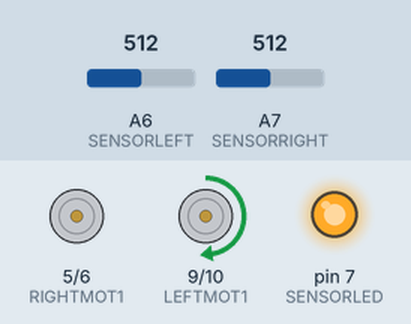
Recording of a sketch running on a simulated Arduino Nano, built with avr-gcc and run on an emulated ATmega328P. On the bench: motor-driver pin pairs drawn as motors (green arrow = first pin HIGH = forward, orange = second pin HIGH = backward, longer = more drive), output pins drawn as LEDs (lit = HIGH). The inputs (shaded band) are chosen by the test bench; at power-on: A6 (SENSORLEFT) = 512, A7 (SENSORRIGHT) = 512. What the sketch prints to the serial monitor is not drawn. At 0.3 s the program stops and its outputs stay as they are.

Above: at 0.1 s.
Timing chart, 0 to 1.6 s (numbered marks = the images above):
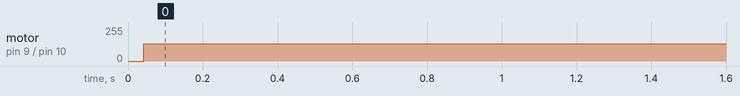

Measured:
- by itself, motor on pin 9 (LEFTMOT1) / pin 10 (LEFTMOT2): stopped → forward 128/255 at 0.04 s

The sketch:

linefollow_arexx.ino
```cpp
// definiere Limits für hell und dunkel; Histerese für Schwankung eventuell hilfreich
#define LIMITLL 145
#define LIMITLR 370
//#define LIMITGL 580
//#define LIMITGR 790

// Pins
#define SENSORLEFT A6
#define SENSORRIGHT A7
#define SENSORLED 7
#define ROTSENSORRIGHT 2
#define ROTSENSORLEFT 3
#define RIGHTMOT1 5
#define RIGHTMOT2 6
#define LEFTMOT1 9
#define LEFTMOT2 10

// motor power zwischen 128 und 255
int mp = 128;

// flags für Linie (schwarz) gefunden
int lineflag = 0;

int loopcounter = 0;

void setup() {
  // LED-für LS
  pinMode(SENSORLED, OUTPUT);
  digitalWrite(SENSORLED, HIGH);

  // Fototransistoren für LS
  pinMode(SENSORLEFT, INPUT);
  pinMode(SENSORRIGHT, INPUT);

  // Motorpins rechts
  pinMode(RIGHTMOT1, OUTPUT);
  pinMode(RIGHTMOT2, OUTPUT);
  // Motorpins links
  pinMode(LEFTMOT1, OUTPUT);
  pinMode(LEFTMOT2, OUTPUT);

  //rotation sensor right
  pinMode(ROTSENSORRIGHT, INPUT);
  //rotation sensor left
  pinMode(ROTSENSORLEFT, INPUT);

  // Serial
  Serial.begin(115200);

}

// runright(0); => stop
void runright(int ps = 128) {
  // Motor links an; Wertebereich 128-255
  analogWrite(RIGHTMOT1, ps);
  analogWrite(RIGHTMOT2, 0);
}

// runleft(0); => stop
void runleft(int ps = 128) {
  // Motor rechts an; Wertebereich 128-255
  analogWrite(LEFTMOT1, ps);
  analogWrite(LEFTMOT2, 0);
}

// Debugausgabe
void debugoutput(char text[] = "", signed int number = -1) {
  strcat(text, ": ");
  Serial.print(text);
  Serial.println(number);
}

void loop() {
  loopcounter++;

  // Abfrage der Sensoren
  int rsensor = analogRead(SENSORRIGHT);
  int lsensor = analogRead(SENSORLEFT);

  // beide Sensoren auf der Linie
  if(rsensor <= LIMITLR && lsensor <= LIMITLL) {
    lineflag = 1;
    // Motor rechts an
    runright(mp);
    // Motor links an
    runleft(mp);
  }

  // rechter Sensor hat die Linie verloren
  if(rsensor > LIMITLR) {
    lineflag = 0;
    // Motor rechts an
    runright(mp);
    // Motor links aus
    runleft(0);
  }

  // linker Sensor hat die Linie verloren
  if(lsensor > LIMITLL) {
    lineflag = 0;
    // Motor rechts aus
    runright(0);
    // Motor links an
    runleft(mp);
  }

  // Debug Limits
  debugoutput("rechts", rsensor);
  debugoutput("links", lsensor);

  // Debug linefag
  debugoutput("line", lineflag);

  // loop counter
  debugoutput("loop", loopcounter);
}
```
